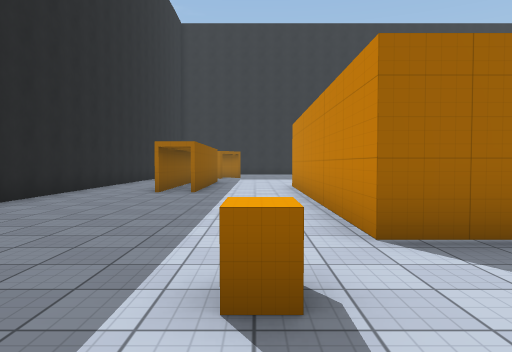
[1] (above)

24 first-person views from a walk through a 3-D level made in the Unity game engine. The camera is 1.4 m above the floor, tilts 2° down and sees 70° across. The floor is counted in squares, 2 m on a side. Each view is taken from the middle of a square. On the plan, view 1 faces up. The plan holds only what a view shows up to about 11 squares ahead; the rest is blank. The player is left out. Some surface patterns are stand-ins.

[2]
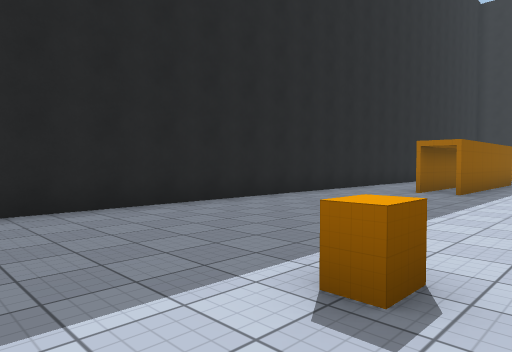

[3]
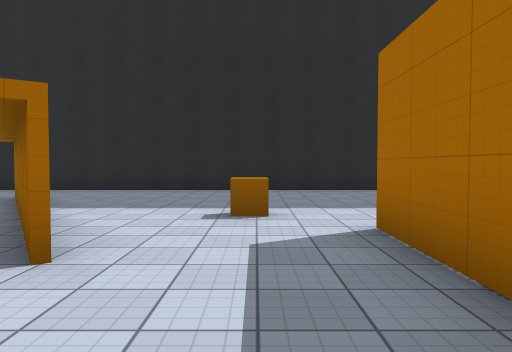

[4]
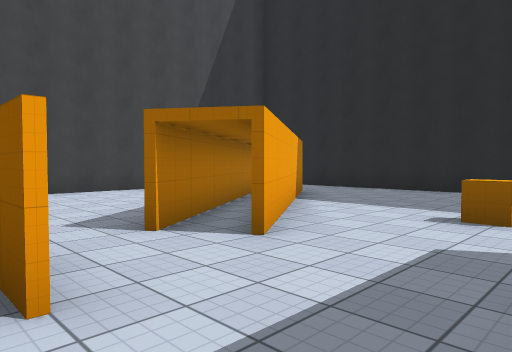

[5]
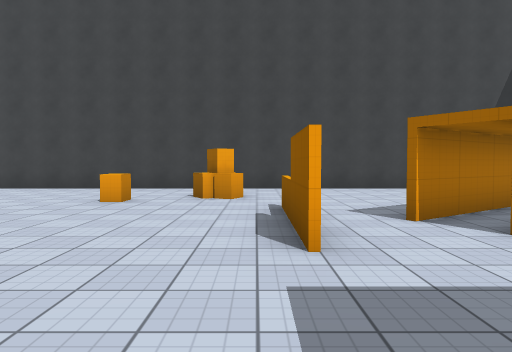

[6]
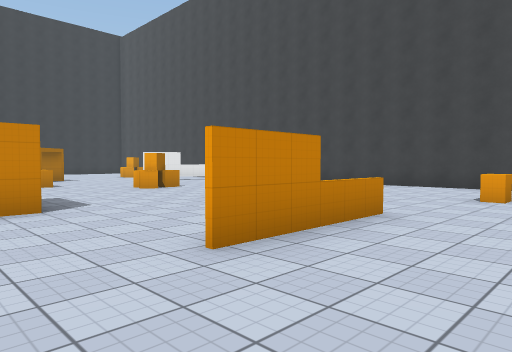

[7]
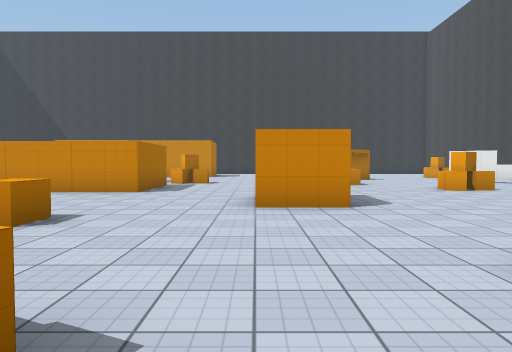

[8]
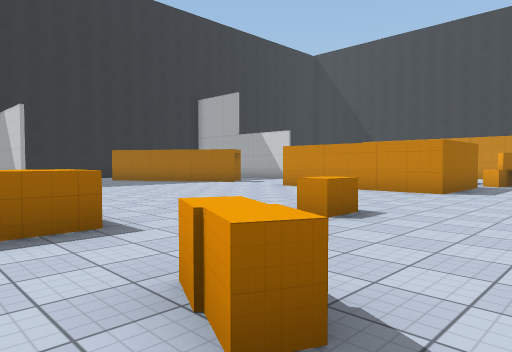

[9]
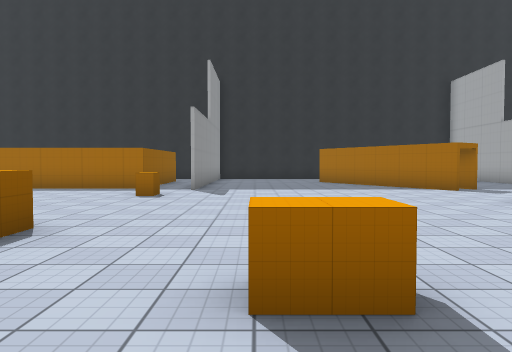

[10]
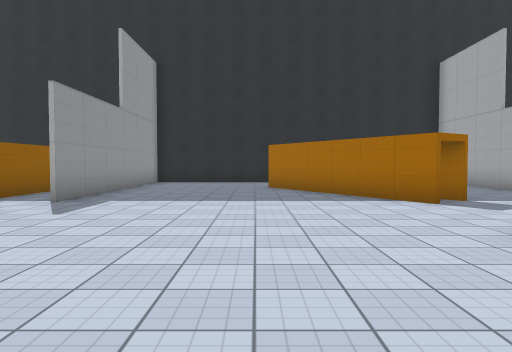

[11]
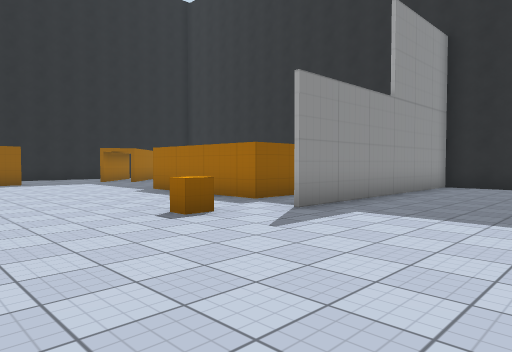

[12]
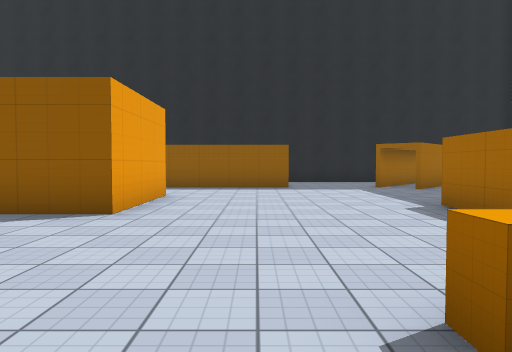

[13]
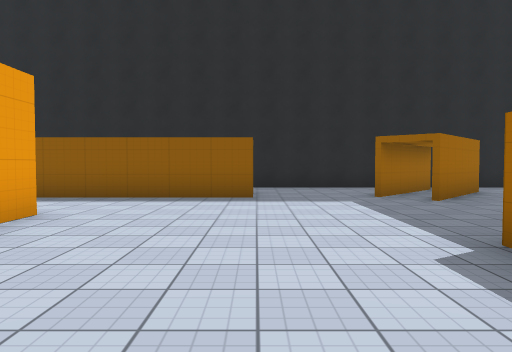

[14]
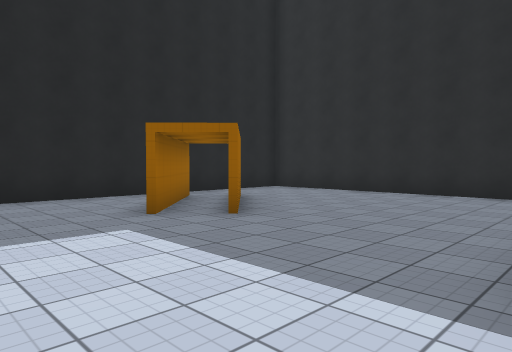

[15]
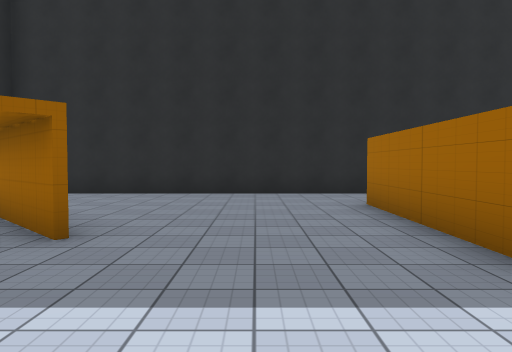

[16]
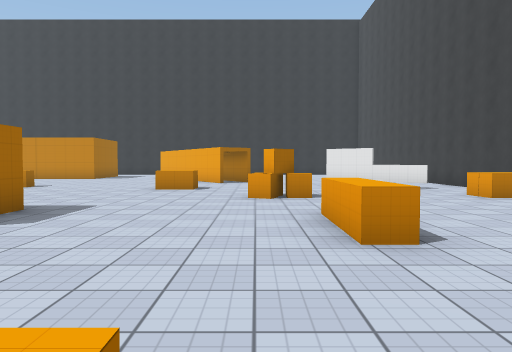

[17]
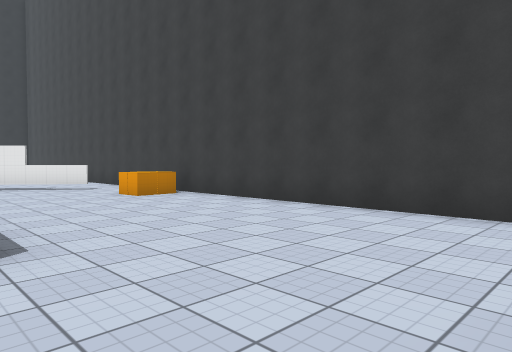

[18]
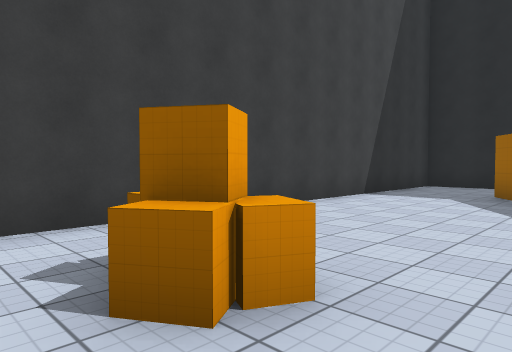

[19]
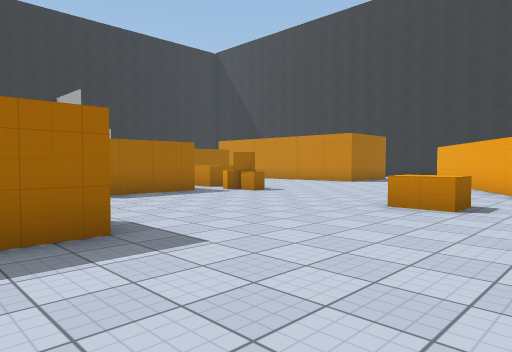

[20]
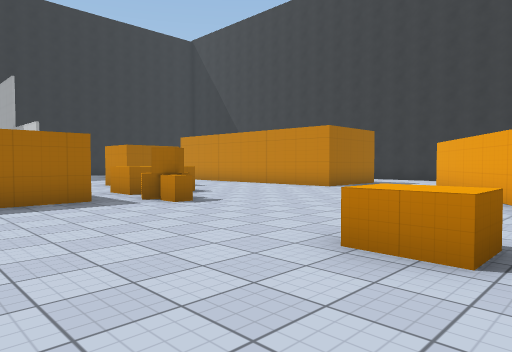

[21]
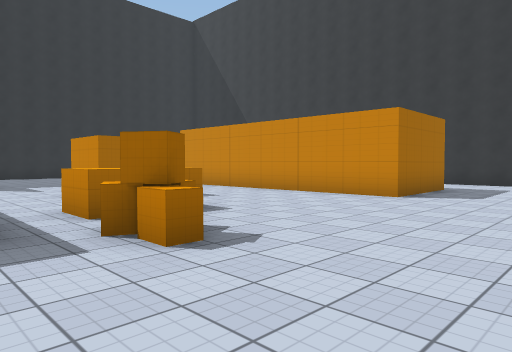

[22]
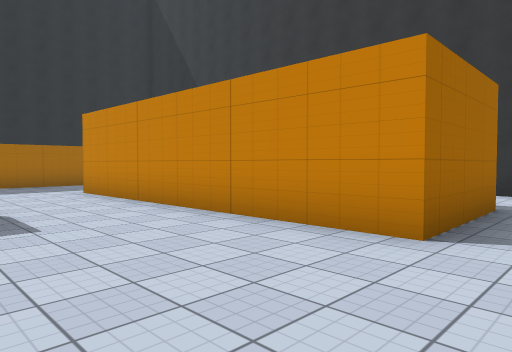

[23]
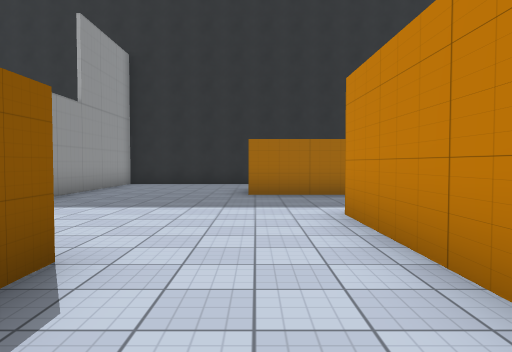

[24]
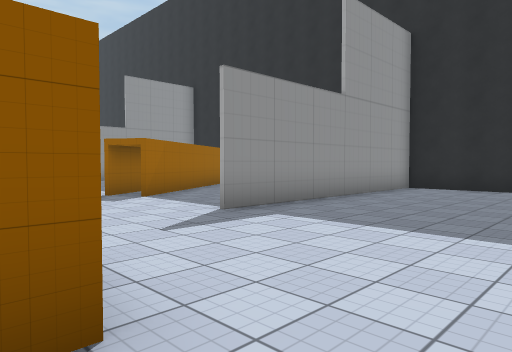

### Floor plan
Points are (right, up) in squares from view 1. A wall is a line through its corners. A room is listed if a view was taken in it or the views show most of it. See-through windows are left out.
Room 1 (views 1, 2)
walls: (3.2, 3.3) (1.1, 3.3) (1.1, 11.1); (0.1, -1.1) (2.5, 0.6); (-1.5, 11.5) (-1.5, 8.8); (-4.6, 11) (-4.6, -1.5); (0.7, -2) (3.2, -0.3)
ways out: opening at (-2.5, -1.2) to room 2; opening at (-2.3, 13.7) to room 2; opening at (4.7, 1.3) to room 2
objects: other object (0, 2)
Room 2 (views 3, 4, 5, 6, 7, 8, 9, 10, 11, 12, 13, 14, 15, 16, 17, 18, 19, 20, 21, 22, 23, 24)
walls: (17.6, 7.8) (14.8, 7.8) (14.8, 11.9); (8.3, 15.5) (8.3, 18); (8.3, 0.1) (8.3, 3.3); (15.1, 15.3) (12.4, 19.6); (15.8, 15.7) (15.6, 16.2); (14.5, 16.5) (15.2, 15.3); (4.6, 1.2) (4.6, -0.9); (1.1, 11.1) (4, 11.1) (4, 9.5); (6.9, 18.1) (6.9, 16.1) (2.9, 16.1); (14.1, 18.6) (15.9, 15.8); (2.6, 0.5) (-2.5, -2.9); (2.9, 16.6) (2.9, 20.2); (21.2, 1.6) (25.7, 4.6); (18.7, 18.5) (18.7, 20); (24.4, 7.2) (24.2, 15.1); (-1.5, 14) (-1.5, 11.5); (10, 22.4) (8.4, 22.4) (8.4, 15.5); (17.9, -4.7) (19.3, -2.9); (3.6, 22.4) (-4.2, 22.4); (-1, -3.1) (0.7, -2); (-1.2, -3.4) (-1.8, -3.9); (-2.4, -2.7) (0.1, -1.1); (25, 18.1) (22.8, 18.1); (21.2, 22.4) (18.8, 22.4) (18.8, 15.5); (-4.6, -1.5) (-4.6, -6.2) (17.6, -6.2); (-4.6, 22) (-4.6, 13.9)
ways out: opening at (-2.5, -1.2) to room 1; opening at (-2.3, 13.7) to room 1; opening at (4.7, 1.3) to room 1; opening at (18.5, -5.5); opening at (20, -0.5); opening at (23.8, 19.2); opening at (25, 6)
objects: other object (-3, 17) to (-1, 19); other object (6, -4); other object (6, -3); other object (6, 9) to (7, 10); other object (7, 6); other object (8, -3); other object (8, 14); other object (10, 8); other object (11, -1); other object (12, -1); other object (12, 4) to (13, 5); other object (13, -1); other object (16, -5); other object (16, -1); other object (16, 0); other object (18, 2); other object (19, 7); other object (19, 8); other object (19, 9) to (20, 9); other object (20, 11) to (21, 12)

Where each view was taken, in squares from view 1:
view 1: 0 up, 0 right, facing up
view 2: 0 up, 1 right, facing up-left
view 3: 2 up, 5 right, facing left
view 4: 3 up, 5 right, facing down-left
view 5: 4 up, 5 right, facing down
view 6: 5 up, 6 right, facing down-right
view 7: 5 up, 6 right, facing right
view 8: 5 up, 6 right, facing up-right
view 9: 6 up, 10 right, facing up
view 10: 9 up, 12 right, facing up
view 11: 11 up, 12 right, facing up-left
view 12: 13 up, 9 right, facing left
view 13: 14 up, 6 right, facing left
view 14: 14 up, 3 right, facing up-left
view 15: 14 up, 1 right, facing up
view 16: 0 up, 8 right, facing right
view 17: 1 down, 8 right, facing down-right
view 18: 2 down, 7 right, facing down-left
view 19: 0 up, 12 right, facing up-right
view 20: 1 up, 15 right, facing up-right
view 21: 4 up, 17 right, facing up-right
view 22: 6 up, 21 right, facing up-right
view 23: 10 up, 23 right, facing up
view 24: 12 up, 23 right, facing up-left
